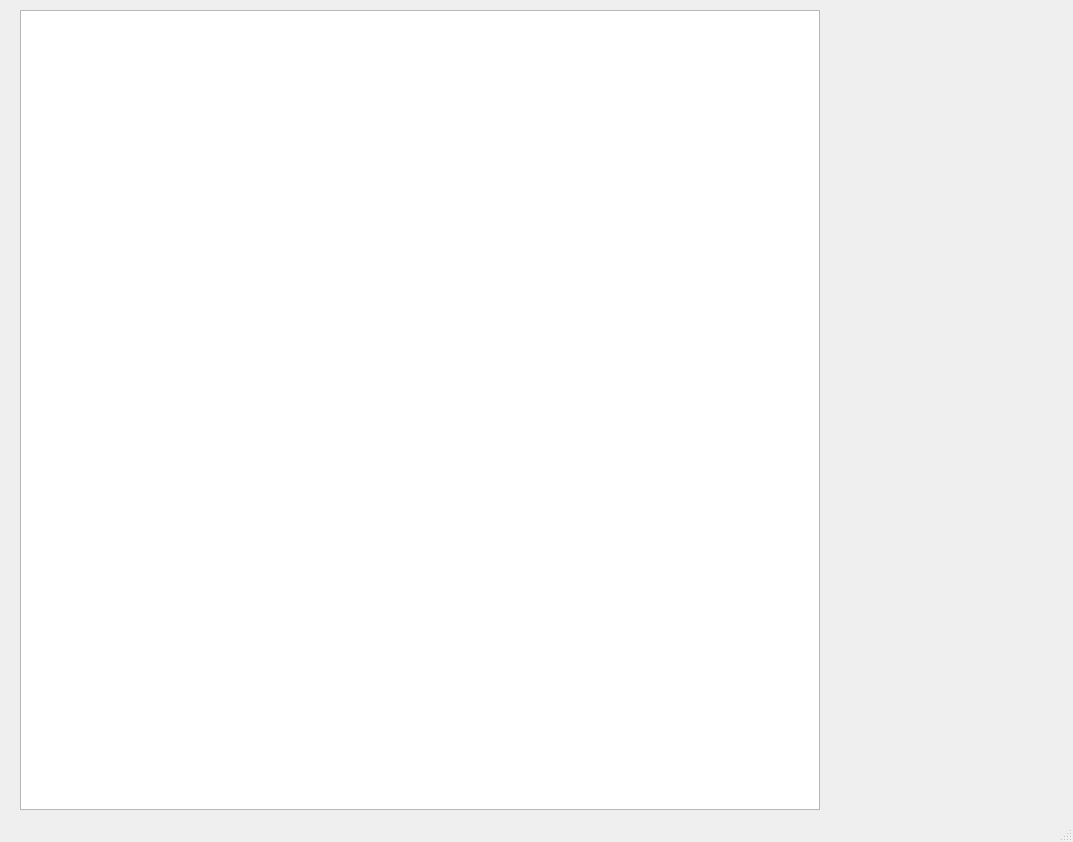
<?xml version="1.0" encoding="UTF-8"?>
<ui version="4.0">
 <class>MainWindow</class>
 <widget class="QMainWindow" name="MainWindow">
  <property name="geometry">
   <rect>
    <x>0</x>
    <y>0</y>
    <width>1073</width>
    <height>842</height>
   </rect>
  </property>
  <property name="windowTitle">
   <string>MainWindow</string>
  </property>
  <widget class="QWidget" name="centralwidget">
   <widget class="QGraphicsView" name="main_graphic">
    <property name="geometry">
     <rect>
      <x>20</x>
      <y>10</y>
      <width>800</width>
      <height>800</height>
     </rect>
    </property>
    <property name="verticalScrollBarPolicy">
     <enum>Qt::ScrollBarAlwaysOff</enum>
    </property>
    <property name="horizontalScrollBarPolicy">
     <enum>Qt::ScrollBarAlwaysOff</enum>
    </property>
    <property name="sizeAdjustPolicy">
     <enum>QAbstractScrollArea::AdjustToContents</enum>
    </property>
   </widget>
  </widget>
  <widget class="QStatusBar" name="statusbar"/>
 </widget>
 <resources/>
 <connections/>
</ui>
